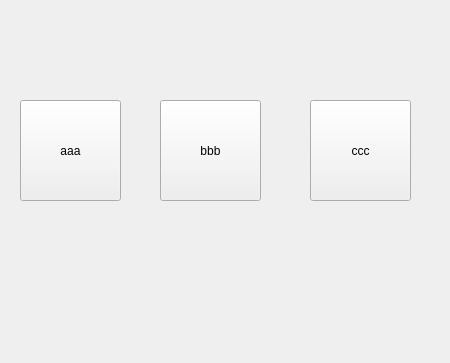
<?xml version="1.0" encoding="UTF-8"?>
<ui version="4.0">
 <class>TestUI</class>
 <widget class="QWidget" name="TestUI">
  <property name="geometry">
   <rect>
    <x>0</x>
    <y>0</y>
    <width>450</width>
    <height>363</height>
   </rect>
  </property>
  <property name="windowTitle">
   <string>测试窗口</string>
  </property>
  <widget class="QPushButton" name="pushButton">
   <property name="geometry">
    <rect>
     <x>20</x>
     <y>100</y>
     <width>101</width>
     <height>101</height>
    </rect>
   </property>
   <property name="text">
    <string>aaa</string>
   </property>
  </widget>
  <widget class="QPushButton" name="pushButton_4">
   <property name="geometry">
    <rect>
     <x>160</x>
     <y>100</y>
     <width>101</width>
     <height>101</height>
    </rect>
   </property>
   <property name="text">
    <string>bbb</string>
   </property>
  </widget>
  <widget class="QPushButton" name="pushButton_5">
   <property name="geometry">
    <rect>
     <x>310</x>
     <y>100</y>
     <width>101</width>
     <height>101</height>
    </rect>
   </property>
   <property name="text">
    <string>ccc</string>
   </property>
  </widget>
 </widget>
 <resources/>
 <connections/>
</ui>
